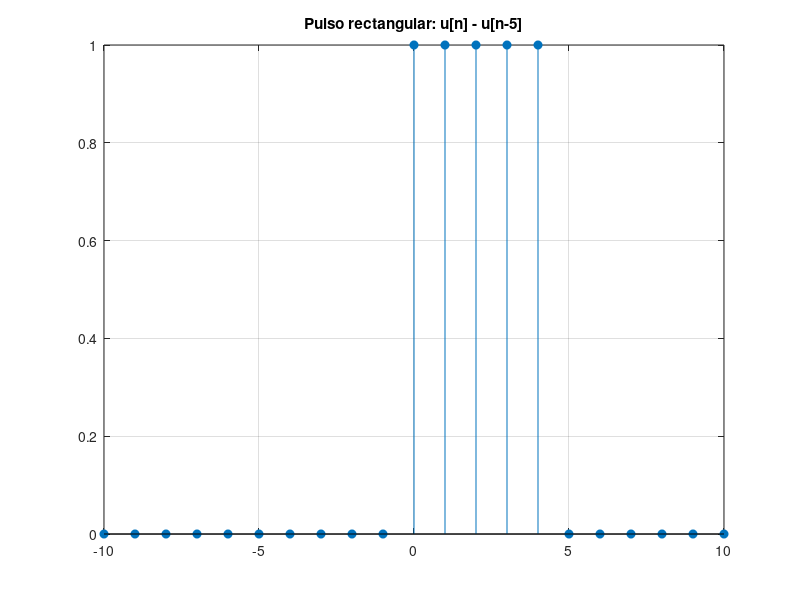

This figure's MATLAB source:
n = -10:10;
u = (n >= 0);
u_shift = (n >= 5);

y = u - u_shift;

stem(n, y, 'filled')
title('Pulso rectangular: u[n] - u[n-5]')
grid on
